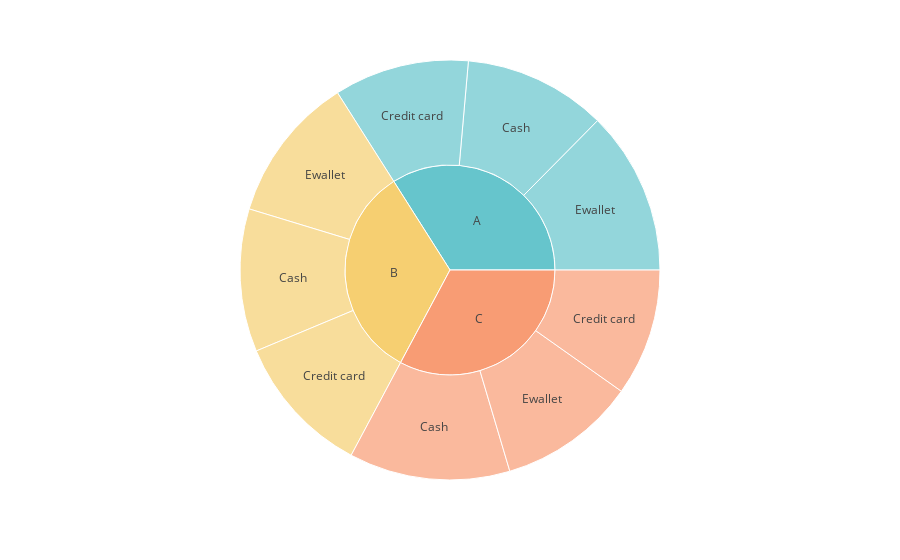

This figure's notebook cell:
### Markdown cell above
### What is the preferred payment method?

### Code cell
pay_counts = db.groupby(['Branch','Payment']).size().reset_index(name='count')

fig = px.sunburst(pay_counts, 
                  path=['Branch','Payment'], 
                  values='count',
                  color_discrete_sequence=px.colors.qualitative.Pastel)
fig.show()

### Figure 1 — Plotly figure (JSON) as saved in the notebook; plotly's stock layout.template omitted (floating-point values rounded to 4 significant figures)
{"data": [{"branchvalues": "total", "domain": {"x": [0, 1], "y": [0, 1]}, "hovertemplate": "labels=%{label}<br>count=%{value}<br>parent=%{parent}<br>id=%{id}<extra></extra>", "ids": ["A/Cash", "B/Cash", "C/Cash", "A/Credit card", "B/Credit card", "C/Credit card", "A/Ewallet", "B/Ewallet", "C/Ewallet", "A", "B", "C"], "labels": ["Cash", "Cash", "Cash", "Credit card", "Credit card", "Credit card", "Ewallet", "Ewallet", "Ewallet", "A", "B", "C"], "name": "", "parents": ["A", "B", "C", "A", "B", "C", "A", "B", "C", "", "", ""], "type": "sunburst", "values": [110, 110, 124, 104, 109, 98, 126, 113, 106, 340, 332, 328]}], "layout": {"legend": {"tracegroupgap": 0}, "margin": {"t": 60}, "sunburstcolorway": ["rgb(102, 197, 204)", "rgb(246, 207, 113)", "rgb(248, 156, 116)", "rgb(220, 176, 242)", "rgb(135, 197, 95)", "rgb(158, 185, 243)", "rgb(254, 136, 177)", "rgb(201, 219, 116)", "rgb(139, 224, 164)", "rgb(180, 151, 231)", "rgb(179, 179, 179)"]}}
